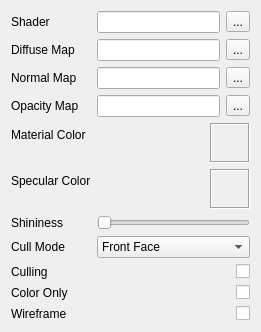
<?xml version="1.0" encoding="UTF-8"?>
<ui version="4.0">
 <class>MaterialWidget</class>
 <widget class="QWidget" name="MaterialWidget">
  <property name="geometry">
   <rect>
    <x>0</x>
    <y>0</y>
    <width>261</width>
    <height>330</height>
   </rect>
  </property>
  <property name="windowTitle">
   <string>Material Widget</string>
  </property>
  <layout class="QVBoxLayout" name="verticalLayout">
   <item>
    <layout class="QFormLayout" name="formLayout">
     <item row="0" column="0">
      <widget class="QLabel" name="label_9">
       <property name="text">
        <string>Shader</string>
       </property>
      </widget>
     </item>
     <item row="0" column="1">
      <layout class="QHBoxLayout" name="horizontalLayout_7">
       <item>
        <widget class="QLineEdit" name="mShaderLE"/>
       </item>
       <item>
        <widget class="QToolButton" name="mShaderTB">
         <property name="text">
          <string>...</string>
         </property>
        </widget>
       </item>
      </layout>
     </item>
     <item row="1" column="0">
      <widget class="QLabel" name="mDiffuseLbl">
       <property name="text">
        <string>Diffuse Map</string>
       </property>
      </widget>
     </item>
     <item row="1" column="1">
      <layout class="QHBoxLayout" name="horizontalLayout_3">
       <item>
        <widget class="QLineEdit" name="mDiffuseLE">
         <property name="sizePolicy">
          <sizepolicy hsizetype="MinimumExpanding" vsizetype="Fixed">
           <horstretch>0</horstretch>
           <verstretch>0</verstretch>
          </sizepolicy>
         </property>
        </widget>
       </item>
       <item>
        <widget class="QToolButton" name="mDiffuseMapTB">
         <property name="text">
          <string>...</string>
         </property>
        </widget>
       </item>
      </layout>
     </item>
     <item row="2" column="0">
      <widget class="QLabel" name="mNormalLbl">
       <property name="text">
        <string>Normal Map</string>
       </property>
      </widget>
     </item>
     <item row="2" column="1">
      <layout class="QHBoxLayout" name="horizontalLayout_2">
       <item>
        <widget class="QLineEdit" name="mNormalLE">
         <property name="sizePolicy">
          <sizepolicy hsizetype="MinimumExpanding" vsizetype="Fixed">
           <horstretch>0</horstretch>
           <verstretch>0</verstretch>
          </sizepolicy>
         </property>
        </widget>
       </item>
       <item>
        <widget class="QToolButton" name="mNormalMapTB">
         <property name="text">
          <string>...</string>
         </property>
        </widget>
       </item>
      </layout>
     </item>
     <item row="3" column="0">
      <widget class="QLabel" name="label_4">
       <property name="text">
        <string>Opacity Map</string>
       </property>
      </widget>
     </item>
     <item row="3" column="1">
      <layout class="QHBoxLayout" name="horizontalLayout">
       <item>
        <widget class="QLineEdit" name="mOpacityLE"/>
       </item>
       <item>
        <widget class="QToolButton" name="mOpacityMapTB">
         <property name="text">
          <string>...</string>
         </property>
        </widget>
       </item>
      </layout>
     </item>
     <item row="4" column="0">
      <widget class="QLabel" name="label">
       <property name="text">
        <string>Material Color</string>
       </property>
      </widget>
     </item>
     <item row="4" column="1">
      <layout class="QHBoxLayout" name="horizontalLayout_11">
       <item>
        <spacer name="horizontalSpacer_4">
         <property name="orientation">
          <enum>Qt::Horizontal</enum>
         </property>
         <property name="sizeHint" stdset="0">
          <size>
           <width>40</width>
           <height>20</height>
          </size>
         </property>
        </spacer>
       </item>
       <item>
        <widget class="ClickableFrame" name="mMaterialColorFrame">
         <property name="minimumSize">
          <size>
           <width>40</width>
           <height>40</height>
          </size>
         </property>
         <property name="maximumSize">
          <size>
           <width>40</width>
           <height>40</height>
          </size>
         </property>
         <property name="frameShape">
          <enum>QFrame::Box</enum>
         </property>
         <property name="frameShadow">
          <enum>QFrame::Sunken</enum>
         </property>
         <layout class="QVBoxLayout" name="verticalLayout_9"/>
        </widget>
       </item>
      </layout>
     </item>
     <item row="5" column="0">
      <widget class="QLabel" name="label_2">
       <property name="text">
        <string>Specular Color</string>
       </property>
      </widget>
     </item>
     <item row="5" column="1">
      <layout class="QHBoxLayout" name="horizontalLayout_12">
       <item>
        <spacer name="horizontalSpacer_5">
         <property name="orientation">
          <enum>Qt::Horizontal</enum>
         </property>
         <property name="sizeHint" stdset="0">
          <size>
           <width>40</width>
           <height>20</height>
          </size>
         </property>
        </spacer>
       </item>
       <item>
        <widget class="ClickableFrame" name="mSpecularColorFrame">
         <property name="minimumSize">
          <size>
           <width>40</width>
           <height>40</height>
          </size>
         </property>
         <property name="maximumSize">
          <size>
           <width>40</width>
           <height>40</height>
          </size>
         </property>
         <property name="frameShape">
          <enum>QFrame::Box</enum>
         </property>
         <property name="frameShadow">
          <enum>QFrame::Sunken</enum>
         </property>
         <layout class="QVBoxLayout" name="verticalLayout_10"/>
        </widget>
       </item>
      </layout>
     </item>
     <item row="6" column="0">
      <widget class="QLabel" name="label_3">
       <property name="text">
        <string>Shininess</string>
       </property>
      </widget>
     </item>
     <item row="6" column="1">
      <widget class="QSlider" name="mShininessSldr">
       <property name="orientation">
        <enum>Qt::Horizontal</enum>
       </property>
      </widget>
     </item>
     <item row="7" column="0">
      <widget class="QLabel" name="label_7">
       <property name="text">
        <string>Cull Mode</string>
       </property>
      </widget>
     </item>
     <item row="7" column="1">
      <widget class="QComboBox" name="mCullCB">
       <item>
        <property name="text">
         <string>Front Face</string>
        </property>
       </item>
       <item>
        <property name="text">
         <string>Back Face</string>
        </property>
       </item>
      </widget>
     </item>
     <item row="8" column="0">
      <widget class="QLabel" name="label_8">
       <property name="text">
        <string>Culling</string>
       </property>
      </widget>
     </item>
     <item row="8" column="1">
      <widget class="QCheckBox" name="mCullcb">
       <property name="layoutDirection">
        <enum>Qt::RightToLeft</enum>
       </property>
       <property name="text">
        <string/>
       </property>
      </widget>
     </item>
     <item row="9" column="0">
      <widget class="QLabel" name="label_5">
       <property name="text">
        <string>Color Only</string>
       </property>
      </widget>
     </item>
     <item row="9" column="1">
      <widget class="QCheckBox" name="mColorcb">
       <property name="layoutDirection">
        <enum>Qt::RightToLeft</enum>
       </property>
       <property name="text">
        <string/>
       </property>
      </widget>
     </item>
     <item row="10" column="0">
      <widget class="QLabel" name="label_6">
       <property name="text">
        <string>Wireframe</string>
       </property>
      </widget>
     </item>
     <item row="10" column="1">
      <widget class="QCheckBox" name="mWireframecb">
       <property name="layoutDirection">
        <enum>Qt::RightToLeft</enum>
       </property>
       <property name="text">
        <string/>
       </property>
      </widget>
     </item>
    </layout>
   </item>
  </layout>
 </widget>
 <customwidgets>
  <customwidget>
   <class>ClickableFrame</class>
   <extends>QFrame</extends>
   <header>clickableframe.h</header>
   <container>1</container>
   <slots>
    <signal>clicked()</signal>
   </slots>
  </customwidget>
 </customwidgets>
 <resources/>
 <connections/>
</ui>
